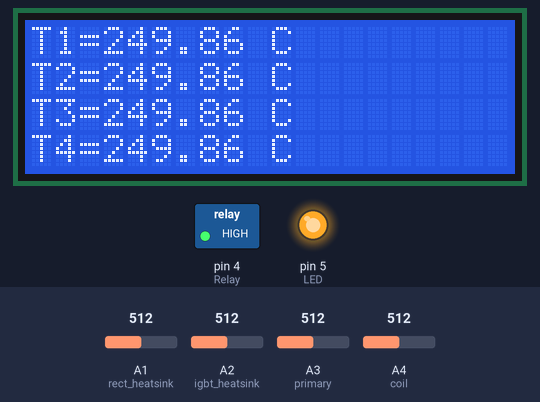
Bench run of a sketch on a simulated Arduino Uno, built with avr-gcc and run on an emulated ATmega328P. Parts: 20×4 character LCD, switched loads named in the sketch (green lamp = pin HIGH), output pins drawn as LEDs (lit = HIGH). The test bench sets the inputs (shaded band); at power-on: A1 (rect_heatsink) = 512, A2 (igbt_heatsink) = 512, A3 (primary) = 512, A4 (coil) = 512. What the sketch prints to the serial monitor is not drawn.

Above: at 1.2 s.
1.3 s: A1 (rect_heatsink) set to 716
At 3.1 s:
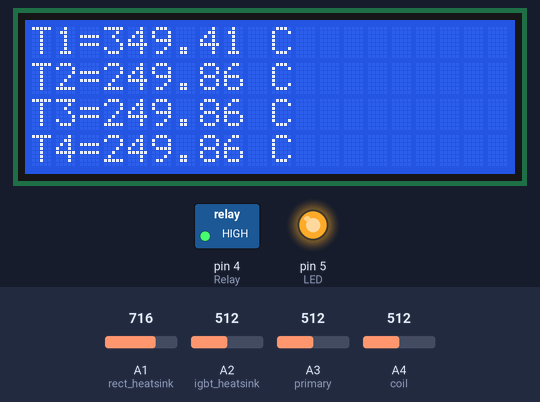
4.0 s: A2 (igbt_heatsink) set to 716
At 5.9 s:
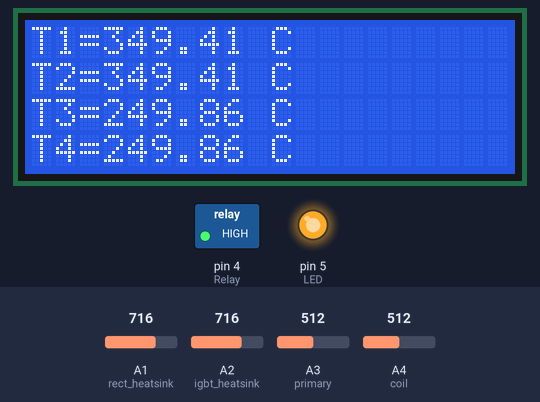
6.2 s: A3 (primary) set to 716
At 8.1 s:
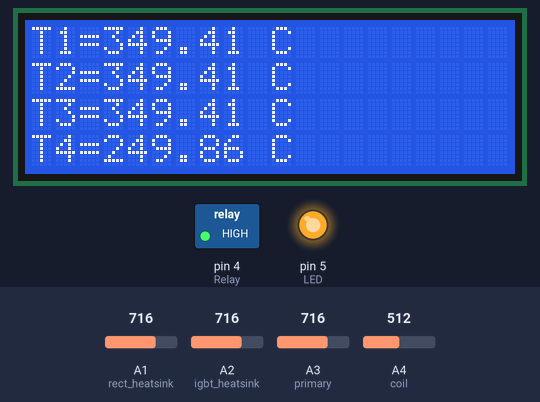
8.5 s: A4 (coil) set to 716
At 10.0 s:
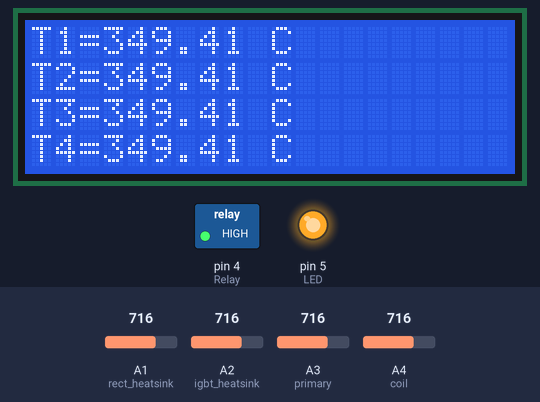
10.8 s: A1 (rect_heatsink) set to 992
At 11.9 s:
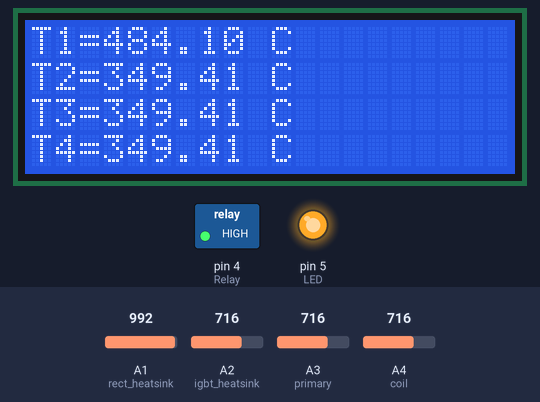
13.0 s: A2 (igbt_heatsink) set to 992
At 15.1 s:
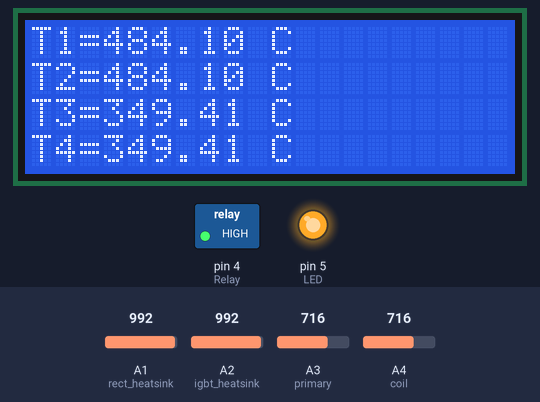
Timing chart, 0 to 16.3 s (numbered marks = the images above; inputs shaded):
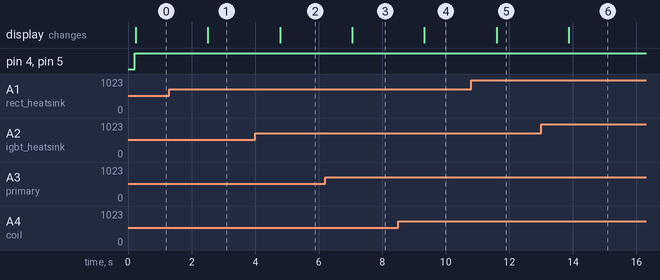

Measured:
- after the input at 1.3 s, the display: changes after 1.2 s (image 1)
- after the input at 4.0 s, the display: changes after 0.78 s (image 2)
- after the input at 6.2 s, the display: changes after 0.86 s (image 3)
- after the input at 8.5 s, the display: changes after 0.83 s (image 4)
- after the input at 10.8 s, the display: changes after 0.80 s (image 5)
- after the input at 13.0 s, the display: changes after 0.87 s (image 6)

The sketch:

temperature_monitoring_system.ino
```cpp
/*
===========================================================
PROJECT : Pulse Diagnosis and Treatment System
MODULE  : Temperature Monitoring & Protection System
PLATFORM: Arduino UNO
DISPLAY : 20x4 LCD
SENSORS : LM35 Temperature Sensors

DESCRIPTION:
This module continuously monitors temperatures from:

T1 - Rectifier Heatsink
T2 - IGBT Heatsink
T3 - Transformer Primary
T4 - Coil

Temperature values are displayed on a 20x4 LCD and
sent to the Serial Monitor.

PROTECTION LOGIC:
If any temperature exceeds 60°C:
- Relay is activated
- Warning LED is turned ON

TECHNOLOGIES:
- Arduino UNO
- LM35 Temperature Sensors
- 20x4 LCD
- Relay Module
- Embedded C

===========================================================
*/

#include <LiquidCrystal.h>

// Temperature Sensor Pins
const int rect_heatsink = A1;
const int igbt_heatsink = A2;
const int primary = A3;
const int coil = A4;

// Output Pins
const int Relay = 4;
const int LED = 5;

// LCD Pins (RS, EN, D4, D5, D6, D7)
LiquidCrystal lcd(2, 3, 8, 9, 10, 11);

void setup()
{
    Serial.begin(9600);

    pinMode(Relay, OUTPUT);
    pinMode(LED, OUTPUT);

    lcd.begin(20, 4);
    lcd.clear();

    Serial.println("Temperature Monitoring System Started");
}

void loop()
{
    // Read ADC Values
    int adc_val1 = analogRead(rect_heatsink);
    int adc_val2 = analogRead(igbt_heatsink);
    int adc_val3 = analogRead(primary);
    int adc_val4 = analogRead(coil);

    // Convert ADC Values to Temperature
    float rect_temp = (((adc_val1 * 4.88) - 0.0027) / 10.0);
    float igbt_temp = (((adc_val2 * 4.88) - 0.0027) / 10.0);
    float primary_temp = (((adc_val3 * 4.88) - 0.0027) / 10.0);
    float coil_temp = (((adc_val4 * 4.88) - 0.0027) / 10.0);

    // Serial Monitor Output
    Serial.println("--------------------------------");
    Serial.print("Rectifier Heatsink : ");
    Serial.print(rect_temp);
    Serial.println(" C");

    Serial.print("IGBT Heatsink      : ");
    Serial.print(igbt_temp);
    Serial.println(" C");

    Serial.print("Primary Temp       : ");
    Serial.print(primary_temp);
    Serial.println(" C");

    Serial.print("Coil Temp          : ");
    Serial.print(coil_temp);
    Serial.println(" C");

    // LCD Display
    lcd.setCursor(0, 0);
    lcd.print("T1=");
    lcd.print(rect_temp);
    lcd.print(" C   ");

    lcd.setCursor(0, 1);
    lcd.print("T2=");
    lcd.print(igbt_temp);
    lcd.print(" C   ");

    lcd.setCursor(0, 2);
    lcd.print("T3=");
    lcd.print(primary_temp);
    lcd.print(" C   ");

    lcd.setCursor(0, 3);
    lcd.print("T4=");
    lcd.print(coil_temp);
    lcd.print(" C   ");

    // Protection Logic
    if (rect_temp > 60 ||
        igbt_temp > 60 ||
        primary_temp > 60 ||
        coil_temp > 60)
    {
        digitalWrite(Relay, HIGH);
        digitalWrite(LED, HIGH);

        Serial.println("WARNING: Over Temperature Detected!");
    }
    else
    {
        digitalWrite(Relay, LOW);
        digitalWrite(LED, LOW);
    }

    delay(1000);
}
```
